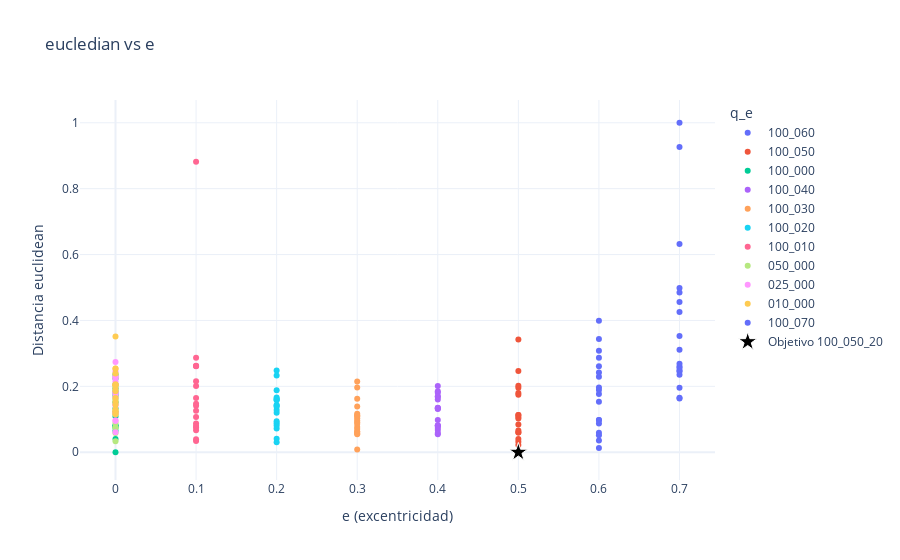

Notebook cell for this chart:
### Code cell
plot_distance_vs_e_interactive(
    distances,
    distance="euclidean",
    manual_colors=manual,
    title="eucledian vs e"
)

### Figure 1 — Plotly figure (JSON) as saved in the notebook; plotly's stock layout.template omitted (floating-point values rounded to 4 significant figures)
{"data": [{"customdata": [["100_060_10", 1, "100_060"], ["100_060_09", 1, "100_060"], ["100_060_13", 1, "100_060"], ["100_060_20", 1, "100_060"], ["100_060_05", 1, "100_060"], ["100_060_17", 1, "100_060"], ["100_060_14", 1, "100_060"], ["100_060_06", 1, "100_060"], ["100_060_11", 1, "100_060"], ["100_060_15", 1, "100_060"], ["100_060_08", 1, "100_060"], ["100_060_18", 1, "100_060"], ["100_060_16", 1, "100_060"], ["100_060_12", 1, "100_060"], ["100_060_03", 1, "100_060"], ["100_060_19", 1, "100_060"], ["100_060_07", 1, "100_060"], ["100_060_04", 1, "100_060"]], "hovertemplate": "e (excentricidad)=%{x:.2f}<br>Distancia euclidean=%{y:.4f}<br>id=%{customdata[0]}<br>q_float=%{customdata[1]:.2f}<extra></extra>", "legendgroup": "100_060", "marker": {"color": "#636EFA", "symbol": "circle"}, "mode": "markers", "name": "100_060", "orientation": "v", "showlegend": true, "type": "scatter", "x": [0.6, 0.6, 0.6, 0.6, 0.6, 0.6, 0.6, 0.6, 0.6, 0.6, 0.6, 0.6, 0.6, 0.6, 0.6, 0.6, 0.6, 0.6], "xaxis": "x", "y": [0.01321, 0.03586, 0.05895, 0.1532, 0.05135, 0.1765, 0.09801, 0.08712, 0.09753, 0.1891, 0.2289, 0.1963, 0.3437, 0.2424, 0.2608, 0.2868, 0.3084, 0.3994], "yaxis": "y"}, {"customdata": [["100_050_19", 1, "100_050"], ["100_050_12", 1, "100_050"], ["100_050_15", 1, "100_050"], ["100_050_09", 1, "100_050"], ["100_050_08", 1, "100_050"], ["100_050_16", 1, "100_050"], ["100_050_07", 1, "100_050"], ["100_050_18", 1, "100_050"], ["100_050_13", 1, "100_050"], ["100_050_04", 1, "100_050"], ["100_050_06", 1, "100_050"], ["100_050_11", 1, "100_050"], ["100_050_14", 1, "100_050"], ["100_050_05", 1, "100_050"], ["100_050_10", 1, "100_050"], ["100_050_17", 1, "100_050"], ["100_050_03", 1, "100_050"]], "hovertemplate": "e (excentricidad)=%{x:.2f}<br>Distancia euclidean=%{y:.4f}<br>id=%{customdata[0]}<br>q_float=%{customdata[1]:.2f}<extra></extra>", "legendgroup": "100_050", "marker": {"color": "#EF553B", "symbol": "circle"}, "mode": "markers", "name": "100_050", "orientation": "v", "showlegend": true, "type": "scatter", "x": [0.5, 0.5, 0.5, 0.5, 0.5, 0.5, 0.5, 0.5, 0.5, 0.5, 0.5, 0.5, 0.5, 0.5, 0.5, 0.5, 0.5], "xaxis": "x", "y": [0.02217, 0.0598, 0.04054, 0.03169, 0.08426, 0.06016, 0.1132, 0.06634, 0.1069, 0.1022, 0.113, 0.1801, 0.2468, 0.1742, 0.1955, 0.2017, 0.342], "yaxis": "y"}, {"customdata": [["100_000_03", 1, "100_000"], ["100_000_14", 1, "100_000"], ["100_000_17", 1, "100_000"], ["100_000_04", 1, "100_000"], ["100_000_06", 1, "100_000"], ["100_000_18", 1, "100_000"], ["100_000_05", 1, "100_000"], ["100_000_19", 1, "100_000"], ["100_000_07", 1, "100_000"], ["100_000_10", 1, "100_000"], ["100_000_09", 1, "100_000"], ["100_000_20", 1, "100_000"], ["100_000_16", 1, "100_000"], ["100_000_15", 1, "100_000"], ["100_000_13", 1, "100_000"], ["100_000_11", 1, "100_000"], ["100_000_12", 1, "100_000"], ["100_000_08", 1, "100_000"]], "hovertemplate": "e (excentricidad)=%{x:.2f}<br>Distancia euclidean=%{y:.4f}<br>id=%{customdata[0]}<br>q_float=%{customdata[1]:.2f}<extra></extra>", "legendgroup": "100_000", "marker": {"color": "#00CC96", "symbol": "circle"}, "mode": "markers", "name": "100_000", "orientation": "v", "showlegend": true, "type": "scatter", "x": [0.0, 0.0, 0.0, 0.0, 0.0, 0.0, 0.0, 0.0, 0.0, 0.0, 0.0, 0.0, 0.0, 0.0, 0.0, 0.0, 0.0, 0.0], "xaxis": "x", "y": [0.0, 0.03995, 0.08212, 0.08007, 0.06548, 0.07455, 0.07828, 0.1515, 0.1222, 0.1087, 0.133, 0.1715, 0.179, 0.1854, 0.194, 0.2049, 0.2235, 0.2341], "yaxis": "y"}, {"customdata": [["100_040_09", 1, "100_040"], ["100_040_19", 1, "100_040"], ["100_040_14", 1, "100_040"], ["100_040_15", 1, "100_040"], ["100_040_18", 1, "100_040"], ["100_040_17", 1, "100_040"], ["100_040_12", 1, "100_040"], ["100_040_20", 1, "100_040"], ["100_040_11", 1, "100_040"], ["100_040_10", 1, "100_040"], ["100_040_16", 1, "100_040"], ["100_040_05", 1, "100_040"], ["100_040_06", 1, "100_040"], ["100_040_03", 1, "100_040"], ["100_040_04", 1, "100_040"], ["100_040_13", 1, "100_040"], ["100_040_07", 1, "100_040"], ["100_040_08", 1, "100_040"]], "hovertemplate": "e (excentricidad)=%{x:.2f}<br>Distancia euclidean=%{y:.4f}<br>id=%{customdata[0]}<br>q_float=%{customdata[1]:.2f}<extra></extra>", "legendgroup": "100_040", "marker": {"color": "#AB63FA", "symbol": "circle"}, "mode": "markers", "name": "100_040", "orientation": "v", "showlegend": true, "type": "scatter", "x": [0.4, 0.4, 0.4, 0.4, 0.4, 0.4, 0.4, 0.4, 0.4, 0.4, 0.4, 0.4, 0.4, 0.4, 0.4, 0.4, 0.4, 0.4], "xaxis": "x", "y": [0.05466, 0.07953, 0.06731, 0.08023, 0.08181, 0.07338, 0.1342, 0.05869, 0.09788, 0.133, 0.1311, 0.1679, 0.1351, 0.1848, 0.1598, 0.1805, 0.2014, 0.1698], "yaxis": "y"}, {"customdata": [["100_030_14", 1, "100_030"], ["100_030_05", 1, "100_030"], ["100_030_17", 1, "100_030"], ["100_030_11", 1, "100_030"], ["100_030_10", 1, "100_030"], ["100_030_04", 1, "100_030"], ["100_030_12", 1, "100_030"], ["100_030_08", 1, "100_030"], ["100_030_13", 1, "100_030"], ["100_030_06", 1, "100_030"], ["100_030_18", 1, "100_030"], ["100_030_16", 1, "100_030"], ["100_030_20", 1, "100_030"], ["100_030_15", 1, "100_030"], ["100_030_19", 1, "100_030"], ["100_030_07", 1, "100_030"], ["100_030_03", 1, "100_030"], ["100_030_09", 1, "100_030"]], "hovertemplate": "e (excentricidad)=%{x:.2f}<br>Distancia euclidean=%{y:.4f}<br>id=%{customdata[0]}<br>q_float=%{customdata[1]:.2f}<extra></extra>", "legendgroup": "100_030", "marker": {"color": "#FFA15A", "symbol": "circle"}, "mode": "markers", "name": "100_030", "orientation": "v", "showlegend": true, "type": "scatter", "x": [0.3, 0.3, 0.3, 0.3, 0.3, 0.3, 0.3, 0.3, 0.3, 0.3, 0.3, 0.3, 0.3, 0.3, 0.3, 0.3, 0.3, 0.3], "xaxis": "x", "y": [0.008048, 0.06302, 0.07055, 0.0548, 0.06174, 0.05667, 0.09075, 0.07673, 0.09665, 0.1165, 0.103, 0.1091, 0.1121, 0.08599, 0.1627, 0.1967, 0.1387, 0.2147], "yaxis": "y"}, {"customdata": [["100_020_03", 1, "100_020"], ["100_020_06", 1, "100_020"], ["100_020_14", 1, "100_020"], ["100_020_08", 1, "100_020"], ["100_020_07", 1, "100_020"], ["100_020_15", 1, "100_020"], ["100_020_09", 1, "100_020"], ["100_020_18", 1, "100_020"], ["100_020_16", 1, "100_020"], ["100_020_17", 1, "100_020"], ["100_020_19", 1, "100_020"], ["100_020_12", 1, "100_020"], ["100_020_04", 1, "100_020"], ["100_020_13", 1, "100_020"], ["100_020_10", 1, "100_020"], ["100_020_20", 1, "100_020"], ["100_020_05", 1, "100_020"], ["100_020_11", 1, "100_020"]], "hovertemplate": "e (excentricidad)=%{x:.2f}<br>Distancia euclidean=%{y:.4f}<br>id=%{customdata[0]}<br>q_float=%{customdata[1]:.2f}<extra></extra>", "legendgroup": "100_020", "marker": {"color": "#19D3F3", "symbol": "circle"}, "mode": "markers", "name": "100_020", "orientation": "v", "showlegend": true, "type": "scatter", "x": [0.2, 0.2, 0.2, 0.2, 0.2, 0.2, 0.2, 0.2, 0.2, 0.2, 0.2, 0.2, 0.2, 0.2, 0.2, 0.2, 0.2, 0.2], "xaxis": "x", "y": [0.03046, 0.04099, 0.07234, 0.08111, 0.08812, 0.09421, 0.1436, 0.12, 0.1575, 0.1286, 0.1381, 0.1421, 0.188, 0.1615, 0.16, 0.1659, 0.2479, 0.2331], "yaxis": "y"}, {"customdata": [["100_010_04", 1, "100_010"], ["100_010_18", 1, "100_010"], ["100_010_08", 1, "100_010"], ["100_010_06", 1, "100_010"], ["100_010_15", 1, "100_010"], ["100_010_20", 1, "100_010"], ["100_010_17", 1, "100_010"], ["100_010_13", 1, "100_010"], ["100_010_19", 1, "100_010"], ["100_010_09", 1, "100_010"], ["100_010_11", 1, "100_010"], ["100_010_10", 1, "100_010"], ["100_010_07", 1, "100_010"], ["100_010_16", 1, "100_010"], ["100_010_14", 1, "100_010"], ["100_010_12", 1, "100_010"], ["100_010_03", 1, "100_010"], ["100_010_05", 1, "100_010"]], "hovertemplate": "e (excentricidad)=%{x:.2f}<br>Distancia euclidean=%{y:.4f}<br>id=%{customdata[0]}<br>q_float=%{customdata[1]:.2f}<extra></extra>", "legendgroup": "100_010", "marker": {"color": "#FF6692", "symbol": "circle"}, "mode": "markers", "name": "100_010", "orientation": "v", "showlegend": true, "type": "scatter", "x": [0.1, 0.1, 0.1, 0.1, 0.1, 0.1, 0.1, 0.1, 0.1, 0.1, 0.1, 0.1, 0.1, 0.1, 0.1, 0.1, 0.1, 0.1], "xaxis": "x", "y": [0.08722, 0.034, 0.03978, 0.06678, 0.0748, 0.08002, 0.1408, 0.2008, 0.1068, 0.1261, 0.1646, 0.1468, 0.2618, 0.2611, 0.2869, 0.2625, 0.2158, 0.882], "yaxis": "y"}, {"customdata": [["050_000_11", 0.5, "050_000"], ["050_000_04", 0.5, "050_000"], ["050_000_18", 0.5, "050_000"], ["050_000_17", 0.5, "050_000"], ["050_000_08", 0.5, "050_000"], ["050_000_20", 0.5, "050_000"], ["050_000_16", 0.5, "050_000"], ["050_000_13", 0.5, "050_000"], ["050_000_19", 0.5, "050_000"], ["050_000_10", 0.5, "050_000"], ["050_000_05", 0.5, "050_000"], ["050_000_06", 0.5, "050_000"], ["050_000_14", 0.5, "050_000"], ["050_000_09", 0.5, "050_000"], ["050_000_15", 0.5, "050_000"], ["050_000_07", 0.5, "050_000"], ["050_000_03", 0.5, "050_000"], ["050_000_12", 0.5, "050_000"]], "hovertemplate": "e (excentricidad)=%{x:.2f}<br>Distancia euclidean=%{y:.4f}<br>id=%{customdata[0]}<br>q_float=%{customdata[1]:.2f}<extra></extra>", "legendgroup": "050_000", "marker": {"color": "#B6E880", "symbol": "circle"}, "mode": "markers", "name": "050_000", "orientation": "v", "showlegend": true, "type": "scatter", "x": [0.0, 0.0, 0.0, 0.0, 0.0, 0.0, 0.0, 0.0, 0.0, 0.0, 0.0, 0.0, 0.0, 0.0, 0.0, 0.0, 0.0, 0.0], "xaxis": "x", "y": [0.03306, 0.05843, 0.07574, 0.07401, 0.0887, 0.1157, 0.1163, 0.1631, 0.146, 0.1513, 0.1596, 0.1681, 0.2068, 0.188, 0.203, 0.2384, 0.2336, 0.2269], "yaxis": "y"}, {"customdata": [["025_000_14", 0.25, "025_000"], ["025_000_04", 0.25, "025_000"], ["025_000_18", 0.25, "025_000"], ["025_000_12", 0.25, "025_000"], ["025_000_20", 0.25, "025_000"], ["025_000_15", 0.25, "025_000"], ["025_000_19", 0.25, "025_000"], ["025_000_11", 0.25, "025_000"], ["025_000_16", 0.25, "025_000"], ["025_000_10", 0.25, "025_000"], ["025_000_05", 0.25, "025_000"], ["025_000_06", 0.25, "025_000"], ["025_000_17", 0.25, "025_000"], ["025_000_08", 0.25, "025_000"], ["025_000_03", 0.25, "025_000"], ["025_000_09", 0.25, "025_000"], ["025_000_13", 0.25, "025_000"], ["025_000_07", 0.25, "025_000"]], "hovertemplate": "e (excentricidad)=%{x:.2f}<br>Distancia euclidean=%{y:.4f}<br>id=%{customdata[0]}<br>q_float=%{customdata[1]:.2f}<extra></extra>", "legendgroup": "025_000", "marker": {"color": "#FF97FF", "symbol": "circle"}, "mode": "markers", "name": "025_000", "orientation": "v", "showlegend": true, "type": "scatter", "x": [0.0, 0.0, 0.0, 0.0, 0.0, 0.0, 0.0, 0.0, 0.0, 0.0, 0.0, 0.0, 0.0, 0.0, 0.0, 0.0, 0.0, 0.0], "xaxis": "x", "y": [0.06036, 0.09449, 0.119, 0.09692, 0.121, 0.146, 0.1413, 0.1769, 0.1672, 0.1813, 0.1828, 0.2157, 0.2059, 0.229, 0.2243, 0.2292, 0.2459, 0.2737], "yaxis": "y"}, {"customdata": [["010_000_18", 0.1, "010_000"], ["010_000_10", 0.1, "010_000"], ["010_000_05", 0.1, "010_000"], ["010_000_13", 0.1, "010_000"], ["010_000_17", 0.1, "010_000"], ["010_000_16", 0.1, "010_000"], ["010_000_11", 0.1, "010_000"], ["010_000_15", 0.1, "010_000"], ["010_000_03", 0.1, "010_000"], ["010_000_19", 0.1, "010_000"], ["010_000_04", 0.1, "010_000"], ["010_000_20", 0.1, "010_000"], ["010_000_14", 0.1, "010_000"], ["010_000_07", 0.1, "010_000"], ["010_000_09", 0.1, "010_000"], ["010_000_12", 0.1, "010_000"], ["010_000_06", 0.1, "010_000"], ["010_000_08", 0.1, "010_000"]], "hovertemplate": "e (excentricidad)=%{x:.2f}<br>Distancia euclidean=%{y:.4f}<br>id=%{customdata[0]}<br>q_float=%{customdata[1]:.2f}<extra></extra>", "legendgroup": "010_000", "marker": {"color": "#FECB52", "symbol": "circle"}, "mode": "markers", "name": "010_000", "orientation": "v", "showlegend": true, "type": "scatter", "x": [0.0, 0.0, 0.0, 0.0, 0.0, 0.0, 0.0, 0.0, 0.0, 0.0, 0.0, 0.0, 0.0, 0.0, 0.0, 0.0, 0.0, 0.0], "xaxis": "x", "y": [0.1241, 0.1155, 0.13, 0.1243, 0.1191, 0.1536, 0.1647, 0.1854, 0.1441, 0.2041, 0.2042, 0.2015, 0.1933, 0.2063, 0.2391, 0.2533, 0.2543, 0.3513], "yaxis": "y"}, {"customdata": [["100_070_15", 1, "100_070"], ["100_070_18", 1, "100_070"], ["100_070_12", 1, "100_070"], ["100_070_10", 1, "100_070"], ["100_070_17", 1, "100_070"], ["100_070_09", 1, "100_070"], ["100_070_06", 1, "100_070"], ["100_070_07", 1, "100_070"], ["100_070_11", 1, "100_070"], ["100_070_16", 1, "100_070"], ["100_070_20", 1, "100_070"], ["100_070_14", 1, "100_070"], ["100_070_13", 1, "100_070"], ["100_070_08", 1, "100_070"], ["100_070_19", 1, "100_070"], ["100_070_04", 1, "100_070"], ["100_070_05", 1, "100_070"], ["100_070_03", 1, "100_070"]], "hovertemplate": "e (excentricidad)=%{x:.2f}<br>Distancia euclidean=%{y:.4f}<br>id=%{customdata[0]}<br>q_float=%{customdata[1]:.2f}<extra></extra>", "legendgroup": "100_070", "marker": {"color": "#636EFA", "symbol": "circle"}, "mode": "markers", "name": "100_070", "orientation": "v", "showlegend": true, "type": "scatter", "x": [0.7, 0.7, 0.7, 0.7, 0.7, 0.7, 0.7, 0.7, 0.7, 0.7, 0.7, 0.7, 0.7, 0.7, 0.7, 0.7, 0.7, 0.7], "xaxis": "x", "y": [0.1655, 0.1629, 0.1957, 0.2448, 0.2484, 0.2606, 0.2555, 0.2688, 0.2353, 0.3107, 0.3525, 0.4559, 0.4258, 0.4846, 0.4985, 0.6323, 1.0, 0.9263], "yaxis": "y"}, {"hovertemplate": "<b>Objetivo</b><br>id: 100_050_20<br>q: 1.00<br>e: 0.50<br>euclidean: 0", "marker": {"color": "black", "line": {"color": "white", "width": 1}, "size": 14, "symbol": "star"}, "mode": "markers", "name": "Objetivo 100_050_20", "showlegend": true, "type": "scatter", "x": [0.5], "y": [0]}], "layout": {"autosize": true, "legend": {"title": {"text": "q_e"}, "tracegroupgap": 0}, "title": {"text": "eucledian vs e"}, "xaxis": {"anchor": "y", "autorange": true, "domain": [0, 1], "range": [-0.04289, 0.7429], "title": {"text": "e (excentricidad)"}, "type": "linear"}, "yaxis": {"anchor": "x", "autorange": true, "domain": [0, 1], "range": [-0.1187, 1.085], "title": {"text": "Distancia euclidean"}, "type": "linear"}}}
